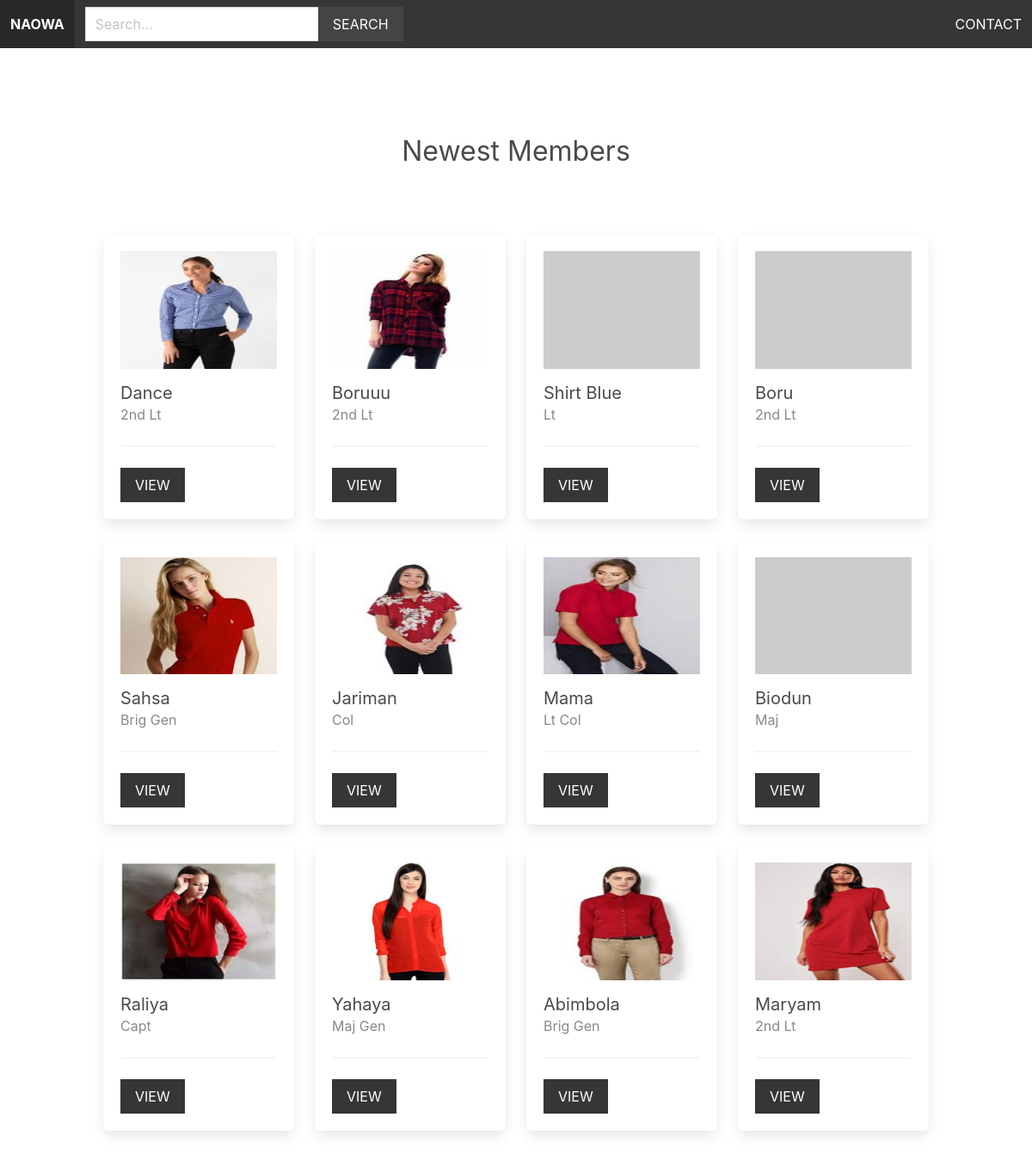
The page / on the database its author committed.
### naowaapp/models.py (models this page shows, shortened)
class Members(models.Model):
    category = models.ForeignKey(Category, related_name='memberss', on_delete=models.CASCADE)
    name = models.CharField(max_length=255)
    slug = models.SlugField(unique=True)
    husbandname = models.CharField(max_length=255)
    rank = models.CharField(max_length=255, choices=VAR_RANK, default='Rank')
    appointment = models.CharField(max_length=255)
    phone = models.CharField(max_length=20, unique=True)
    email = models.EmailField(unique=True)
    address = models.CharField(max_length=600)
    dob = models.DateField(max_length=255)
    image = models.ImageField(upload_to='uploads/', blank=True, null=True)
    date_added = models.DateTimeField(auto_now_add=True)
    thumbnail = models.ImageField(upload_to='uploads/', blank=True, null=True)
    class Meta:
        ordering = ['-date_added']
        unique_together = ('name', 'slug')
    def get_thumbnail(self):
        if self.thumbnail:
            return self.thumbnail.url
        else:
            if self.image:
                self.thumbnail = self.make_thumbnail(self.image)
                self.save()
                return self.thumbnail.url
            else:
                return 'https://via.placeholder.com/240x180.jpg'

### naowaapp/views.py (the view)
# urls.py: path('', views.homepage, name='homepage'),
def homepage(request):
    members = Members.objects.all()
    template = 'index.html'
    context = {'members': members}
    return render(request, template, context)

### naowaapp/templates/index.html (shortened to what this page needs)
{% extends 'base.html' %}
{% block content %}
    <div class="columns is-multiline mb-6">
        <div class="column is-12 has-text-centered mt-6 mb-6">
            <h2 class="is-size-3">Newest Members</h2>
        </div>
        {% for member in members %}
             {% include 'items.html' %}
        {% endfor %}
    </div>
{% endblock %}

### naowaapp/templates/items.html
<div class="column is-3 product-list-item">
    <div class="box">
        <figure class="image is-4by3 mb-4">
            <img src="{{ member.get_thumbnail }}">
        </figure>
        <h2 class="subtitle">{{ member.name }}</h2>
        <h3 class="price is-size-6 mb-5">{{ member.rank }}</h2>
            <hr>
            <a href="{% url 'result' member.slug %}" class="button is-dark is-uppercase">View</a>
    </div>
</div>

### Naowa/static/styles/main.css (style rules this page uses)
.input, .button { border-radius: 0; }
.product-list-item .box .subtitle { margin-bottom: 0; }
.product-list-item .box .price { color: #888; }

### rows shown on the page
Members: get_thumbnail (picture), name "Dance", rank "2nd Lt"
Members: get_thumbnail (picture), name "Boruuu", rank "2nd Lt"
Members: name "Shirt Blue", rank "Lt"
Members: name "Boru", rank "2nd Lt"
Members: get_thumbnail (picture), name "Sahsa", rank "Brig Gen"
Members: get_thumbnail (picture), name "Jariman", rank "Col"
Members: get_thumbnail (picture), name "Mama", rank "Lt Col"
Members: name "Biodun", rank "Maj"
Members: get_thumbnail (picture), name "Raliya", rank "Capt"
Members: get_thumbnail (picture), name "Yahaya", rank "Maj Gen"
Members: get_thumbnail (picture), name "Abimbola", rank "Brig Gen"
Members: get_thumbnail (picture), name "Maryam", rank "2nd Lt"
